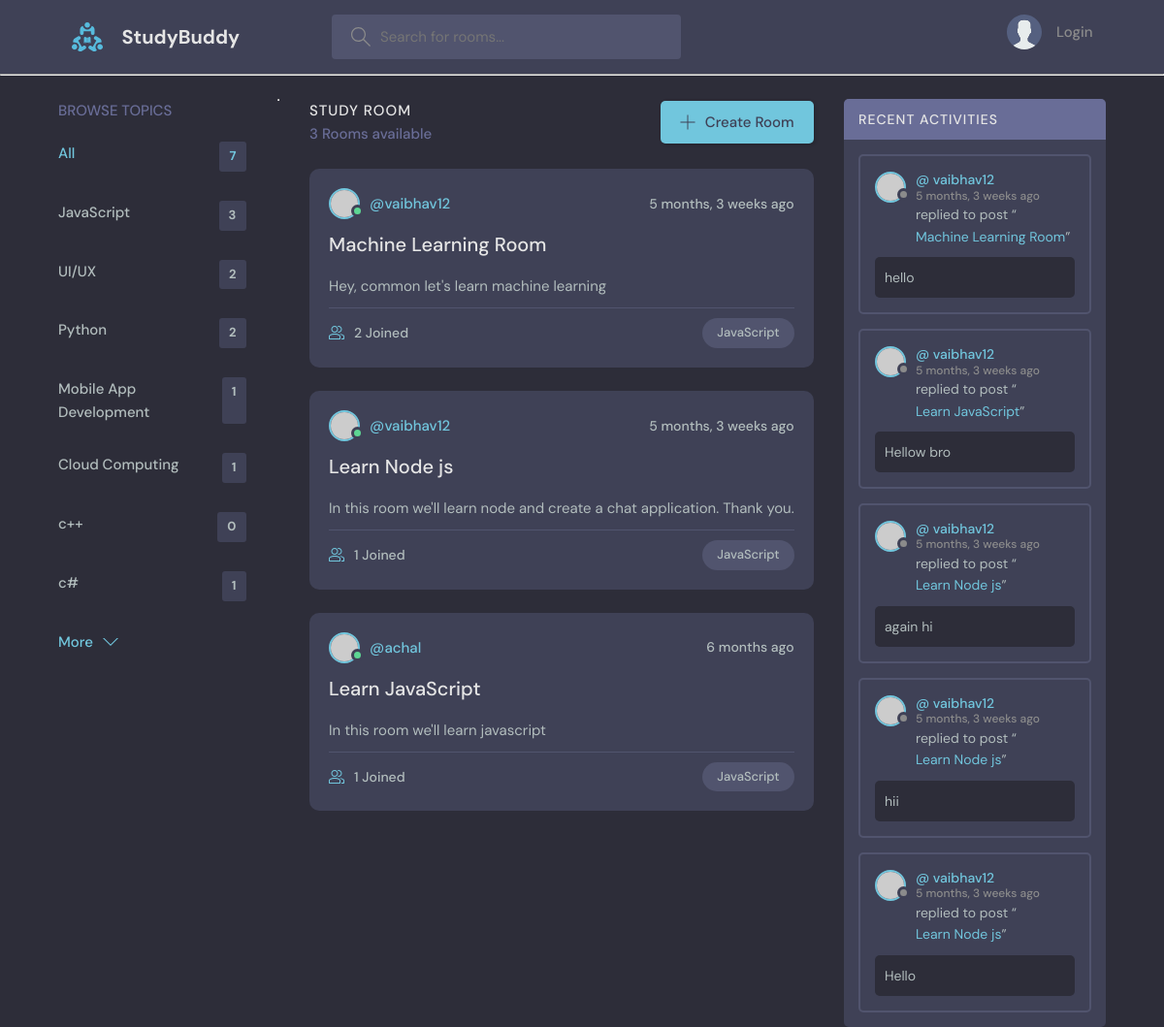
Screenshot of /?q=JavaScript with the database file from the repository.
### base/models.py (models this page shows, shortened)
class Topic(models.Model):
    name = models.CharField(max_length=150)

class Room(models.Model):
    host = models.ForeignKey(User, on_delete=models.SET_NULL, null=True)
    topic = models.ForeignKey(Topic, on_delete=models.SET_NULL, null=True)
    participants = models.ManyToManyField(User, related_name='participants')
    name = models.CharField(max_length=200)
    description = models.TextField(blank=True, null=True)
    updated = models.DateTimeField(auto_now=True)
    created = models.DateTimeField(auto_now_add=True)
    class Meta:
        ordering = ['-updated', '-created']

class Message(models.Model):
    user = models.ForeignKey(User, on_delete=models.CASCADE)
    room = models.ForeignKey(Room, on_delete=models.CASCADE)
    body = models.TextField()
    updated = models.DateTimeField(auto_now=True)
    created = models.DateTimeField(auto_now_add=True)
    class Meta:
        ordering = ['-updated', '-created']

### base/views.py (the view)
# urls.py: path("", home, name="home" ),
def home(request):
    q = request.GET.get('q') if request.GET.get('q') else ''
    rooms = Room.objects.filter(
        Q(topic__name__icontains=q) |
        Q(name__icontains=q) |
        Q(description__icontains=q)
        )
    rooms_count = rooms.count()
    topics = Topic.objects.all()
    room_messages = Message.objects.filter(Q(room__topic__name__icontains=q))
    context = { 'rooms': rooms, 'topics': topics, 'rooms_count': rooms_count, 'room_messages': room_messages}
    return render(request, 'base/home.html', context)

### base/templates/base/home.html (shortened to what this page needs)
{% extends 'base/base.html' %}
{% block content %}
<main class="layout layout--3">
  <div class="container">
    {% include 'base/components/topics_component.html' %}
    <div class="roomList">
      <div class="roomList__header">
        <div>
          <h2>Study Room</h2>
          <p>{{rooms_count}} Rooms available</p>
        </div>
        <a class="btn btn--main" href="{% url 'create-room' %}">
          <svg version="1.1" xmlns="http://www.w3.org/2000/svg" width="32" height="32" viewBox="0 0 32 32">
            <title>add</title>
            <path
              d="M16.943 0.943h-1.885v14.115h-14.115v1.885h14.115v14.115h1.885v-14.115h14.115v-1.885h-14.115v-14.115z"
            ></path>
          </svg>
          Create Room
        </a>
      </div>
      {% include 'base/components/feed_component.html' %}
    </div>
    <div class="activities">
      <div class="activities__header">
        <h2>Recent Activities</h2>
      </div>
      {% include 'base/components/activity_component.html' %}
    </div>
  </div>
</main>
{% endblock content %}

### base/templates/base/components/topics_component.html
<div class="topics">
    <div class="topics__header">
      <h2>Browse Topics</h2>
    </div>
    <ul class="topics__list">
      <li>
          <a href="{% url 'home' %}" class="active">All <span>{{topics.count}} </span></a>
        </li>
        {% for topic in topics %}
        <li>
            <a href="{% url 'home' %}?q={{topic.name}}">{{topic.name}} <span>{{topic.room_set.all.count}} </span></a>
        </li>
        {% endfor %}
    </ul>
    <a class="btn btn--link" href="topics.html">
      More
      <svg version="1.1" xmlns="http://www.w3.org/2000/svg" width="32" height="32" viewBox="0 0 32 32">
        <title>chevron-down</title>
        <path d="M16 21l-13-13h-3l16 16 16-16h-3l-13 13z"></path>
      </svg>
    </a>
  </div>
<hr>

### base/templates/base/components/feed_component.html (shortened to what this page needs)
{% for room in rooms %}
<div class="roomListRoom">
    <div class="roomListRoom__header">
      <a href="{% url 'profile' room.host.id %}" class="roomListRoom__author">
        <div class="avatar avatar--small active">
          <img src="https://randomuser.me/api/portraits/men/11.jpg" />
        </div>
        <span>@{{room.host.username}}</span>
      </a>
      <div class="roomListRoom__actions">
        <span>{{room.created|timesince}} ago</span>
      </div>
    </div>
    <div class="roomListRoom__content">
      <a href="{% url 'room' room.id %}">{{room.name}}</a>
      <p>
        {{room.description}}
      </p>
    </div>
    <div class="roomListRoom__meta">
      <a class="roomListRoom__joined">
        {{room.participants.all.count}} Joined
      </a>
      <p class="roomListRoom__topic">{{room.topic.name}}</p>
    </div>
</div>
{% endfor %}

### base/templates/base/components/activity_component.html (shortened to what this page needs)
{% for message in room_messages %}
<div class="activities__box">
    <div class="activities__boxHeader roomListRoom__header">
      <a href="{% url 'profile' message.user.id %}" class="roomListRoom__author">
        <div class="avatar avatar--small">
          <img src="https://randomuser.me/api/portraits/women/11.jpg" />
        </div>
        <p>
          @ {{message.user}}
          <span>{{message.created|timesince}} ago</span>
        </p>
      </a>
    </div>
    <div class="activities__boxContent">
      <p>replied to post “<a href="{% url 'room' message.room.id %}">{{message.room.name}} </a>”</p>
      <div class="activities__boxRoomContent">
        {{message.body}}
      </div>
    </div>
</div>
{% endfor %}

### rows the page displays
Topic: name "JavaScript", room_set.all.count "3"
Topic: name "UI/UX", room_set.all.count "2"
Topic: name "Python", room_set.all.count "2"
Topic: name "Mobile App Development", room_set.all.count "1"
Topic: name "Cloud Computing", room_set.all.count "1"
Topic: name "c++", room_set.all.count "0"
Topic: name "c#", room_set.all.count "1"
Room: host.username "vaibhav12", created "5 months, 3 weeks", name "Machine Learning Room", description "Hey, common let's learn machine learning", participants.all.count "2", topic.name "JavaScript"
Room: host.username "vaibhav12", created "5 months, 3 weeks", name "Learn Node js", description "In this room we'll learn node and create a chat application. Thank you.", participants.all.count "1", topic.name "JavaScript"
Room: host.username "achal", created "6 months", name "Learn JavaScript", description "In this room we'll learn javascript", participants.all.count "1", topic.name "JavaScript"
Message: user "vaibhav12", created "5 months, 3 weeks", room.name "Machine Learning Room", body "hello"
Message: user "vaibhav12", created "5 months, 3 weeks", room.name "Learn JavaScript", body "Hellow bro"
Message: user "vaibhav12", created "5 months, 3 weeks", room.name "Learn Node js", body "again hi"
Message: user "vaibhav12", created "5 months, 3 weeks", room.name "Learn Node js", body "hii"
Message: user "vaibhav12", created "5 months, 3 weeks", room.name "Learn Node js", body "Hello"

### other values shown
{{ topics.count }} "7"
{{ rooms_count }} "3"
